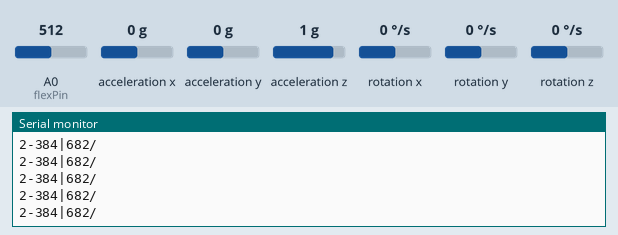
Recording of a sketch running on a simulated Arduino Uno, built with avr-gcc and run on an emulated ATmega328P. On the bench: the last lines printed to the serial monitor. Inputs (shaded band) come from the test bench; at power-on: rotation z 0 °/s, A0 (flexPin) = 512, acceleration y 0 g, acceleration x 0 g, acceleration z 1 g, rotation x 0 °/s, rotation y 0 °/s.

Above: at 4.2 s.
4.3 s: rotation z set to -192 °/s
At 5.4 s:
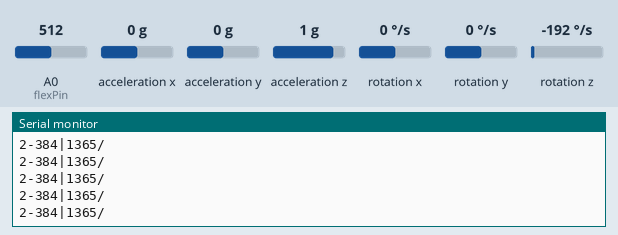
7.3 s: A0 (flexPin) set to 992
At 8.4 s:
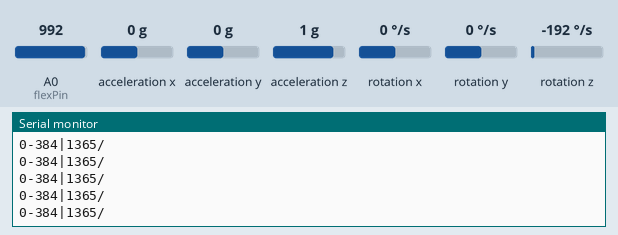
8.8 s: acceleration y set to -1.4 g
At 9.8 s:
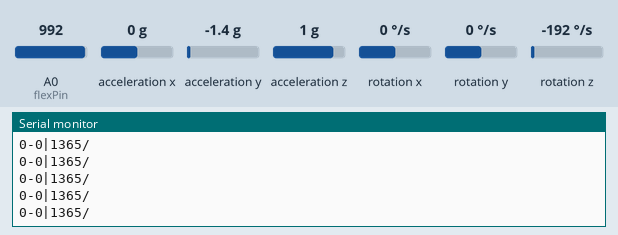
10.3 s: A0 (flexPin) set to 974
At 11.4 s:
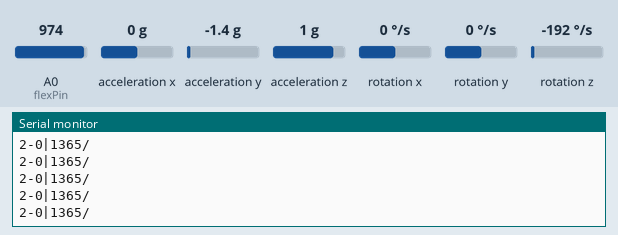
13.3 s: acceleration y set to 0.8 g
At 14.2 s:
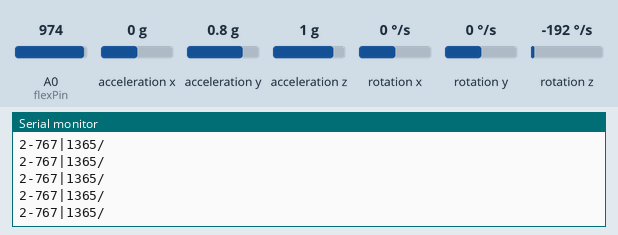
14.8 s: acceleration x set to -1.4 g
At 15.9 s:
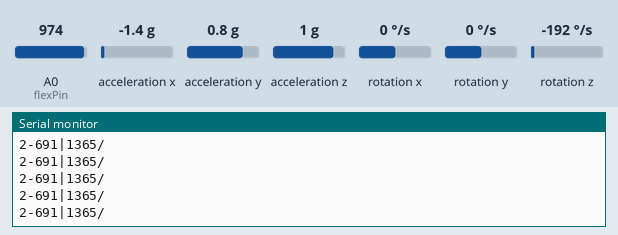
Timing chart, 0 to 17.3 s (numbered marks = the images above; inputs shaded):
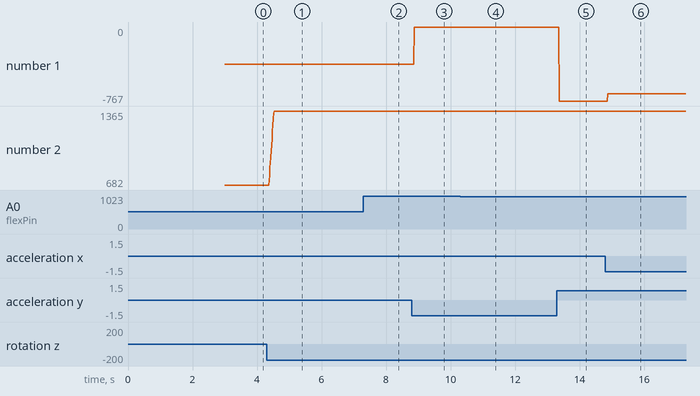

Measured:
- after the input at 4.3 s, the serial monitor: prints a new line after 0.08 s (image 1)
- after the input at 7.3 s, the serial monitor: prints a new line after 0.07 s (image 2)
- after the input at 8.8 s, the serial monitor: prints a new line after 0.07 s (image 3)
- after the input at 10.3 s, the serial monitor: prints a new line after 0.07 s (image 4)
- after the input at 13.3 s, the serial monitor: prints a new line after 0.07 s (image 5)
- after the input at 14.8 s, the serial monitor: prints a new line after 0.07 s (image 6)
- plotted number 1: 0 → -767 after the input at 13.3 s, -767 → -691 after the input at 14.8 s
- plotted number 2: 682 → 1365 after the input at 4.3 s

The sketch:

Flex_Gyro_gennaio.ino
```cpp
 /*-------flex sensor part (mouse click)----------
the output is 1 for a left click, 0 for rest position, 2 for right click */
const int flexPin = A0;
// rest 994  1010 contratto 984 decontratto
const int sogliaDES = 992;    //right button treshold
const int sogliaSIN = 1003;   //left button treshold

/*-------Accelerometer part-----------------------*/

#include <MPU6050_tockn.h>
#include <Wire.h>
MPU6050 mpu6050(Wire);
// declare variables
int x = 0;
int z = 0;
int x_const = 0;
int z_const = 0;
int coord_x = 0;
int coord_z = 0;
int arr[3]={0, 0, 0};
int flexState=0;

void setup()
{

  Serial.begin(9600);
  Wire.begin();
  mpu6050.begin();
  mpu6050.calcGyroOffsets(true);
}
void loop()
{
  mpu6050.update();
  // calculating the angles values
  x=mpu6050.getAngleX();
  z=mpu6050.getAngleZ();
  //the angles considered from the accelerometers are constrained between -30 and 30
  x_const=constrain(x,-30, 30);
  z_const=constrain(z,-30, 30);
  // converting them in mouse coordinates thanks to the map function
  coord_x=map(x_const, 30, -30, 767, 0);
  coord_z=map(z_const, 30, -30, 0,1365 );
  int flexValue;

 flexValue = analogRead(flexPin);
 //Serial.println(flexValue);

  if(flexValue>=1010){
    flexState=1;
    Serial.print(1);    //left click
    Serial.print("-");
    Serial.print(coord_x);
    Serial.print("|");
    Serial.print(coord_z);
    Serial.println("/");

  }
  else if(flexValue<=984){
    Serial.print(2);    //right click
    Serial.print("-");
    Serial.print(coord_x);
    Serial.print("|");
    Serial.print(coord_z);
    Serial.println("/");

  }
  else {
    Serial.print(0);    //rest position
    Serial.print("-");
    Serial.print(coord_x);
    Serial.print("|");
    Serial.print(coord_z);
    Serial.println("/");

    }


}
```
